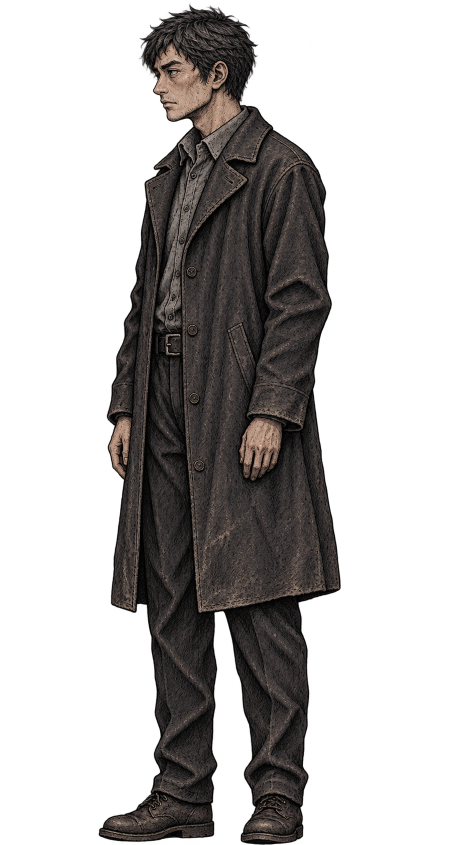
#> input picture assets/environments/exploration/actors/detective.png, 931 x 1689 px (shown at 1/2 size); its folder holds only this picture in this run
$ python catalog_exploration_art.py
#> lines starting #> are read from the running program, lines starting #| are printed output that depends on the picture
"""Read alpha bounds to author AtlasTexture metadata; never rewrites image pixels."""
import json
from pathlib import Path
from PIL import Image

ROOT = Path(__file__).resolve().parents[2]
ART = ROOT/"assets/environments/exploration"
regions={}
anchors={}
atlas_dir=ART/"atlases"
atlas_dir.mkdir(parents=True,exist_ok=True)
for folder in ("actors","midgrounds","terrain","architecture","interiors","weapons","interiors_props","gates","masonry"):
    for path in sorted((ART/folder).glob("*.png")):
        if folder=="terrain" and not path.stem.endswith("_variants"):
            continue
        with Image.open(path) as im:
#> im is the input picture: PIL image 931x1689 RGBA; mean R, G, B, A 18.7, 16.5, 15.8, 86.3
            alpha=im.getchannel("A") if "A" in im.getbands() else Image.new("L",im.size,255)
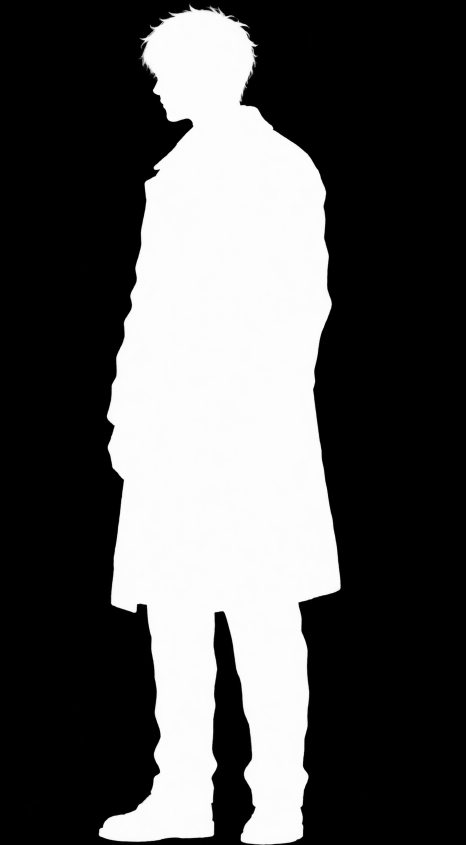
#> alpha: PIL image 931x1689 L (shown at 1/2 size); min 0, max 255, mean 86.3
            cells=[-1] if path.stem in ("hero","morris") or folder in ("architecture","interiors") else range(4)
            for cell in cells:
                box=(0,0,im.width,im.height) if cell==-1 else (cell%2*im.width//2,cell//2*im.height//2,(cell%2+1)*im.width//2,(cell//2+1)*im.height//2)
                # The selected well illustration has wider left-hand objects.
                # Author its four regions rather than cutting across a root.
                if path.stem=="well_mid":
                    box=[(0,0,860,537),(860,0,1536,537),(0,537,860,1024),(860,537,1536,1024)][cell]
                if path.stem=="town_depth_v7":
                    # The garden and laundry stop above y=470. The lower roof
                    # starts before y=512; equal quadrants included its tip in
                    # the upper assets and cut that tip off the lower assets.
                    box=[(0,0,780,470),(780,0,1536,470),(0,470,780,1024),(780,470,1536,1024)][cell]
                if path.stem in ("morris_actions_v2","morris_forms_v2"):
                    split=round(im.width*(.49 if path.stem=="morris_actions_v2" else .455))
                    box=(0 if cell%2==0 else split,cell//2*im.height//2,split if cell%2==0 else im.width,(cell//2+1)*im.height//2)
                bounds=alpha.crop(box).point(lambda x:255 if x>190 else 0).getbbox()
                if bounds:
                    x,y,x2,y2=bounds
                    regions[f"{path.stem}/{cell}"]=[x+box[0],y+box[1],x2-x,y2-y]
                    rx,ry,rw,rh=regions[f"{path.stem}/{cell}"]
                    if folder in ("midgrounds","architecture","interiors_props"):
                        body=alpha.crop((rx,ry,rx+rw,ry+rh))
                        foot=rh-1
                        # A broad opaque base, not an isolated root or fringe,
                        # supplies the grounding line. This is metadata only.
                        for row in range(rh-1,-1,-1):
                            hist=body.crop((0,row,rw,row+1)).histogram()
                            if sum(hist[191:])>=rw*.12:
                                foot=row+1
                                break
                        anchors[f"{path.stem}/{cell}"]={"foot_y":foot,"height":rh,"bottom_gap":rh-foot}
                    ref="res://"+path.relative_to(ROOT).as_posix()
                    resource=(f'[gd_resource type="AtlasTexture" load_steps=2 format=3]\n\n'
                              f'[ext_resource type="Texture2D" path="{ref}" id="1"]\n\n'
                              f'[resource]\natlas = ExtResource("1")\nregion = Rect2({rx}, {ry}, {rw}, {rh})\nfilter_clip = true\n')
                    (atlas_dir/f"{path.stem}_{'full' if cell==-1 else cell}.tres").write_text(resource,encoding="utf-8")
#> this loop made 4 passes
#> (x, y, x2, y2, rx, ry, rw, rh) on passes 1 to 4: (214, 12, 465, 844, 214, 12, 251, 832), (0, 42, 198, 844, 465, 42, 198, 802), (198, 0, 465, 839, 198, 844, 267, 839), (0, 0, 216, 844, 465, 844, 216, 844)
#> after the loop, anchors = 0 items; regions = {'detective/0': [214, 12, 251, 832], 'detective/1': [465, 42, 198, 802], 'detective/2': [198, 844, 267, 839], 'detective/3': [465, 844, 216, 844]}
            hist=alpha.histogram()
#> hist = 256 values, max 1013363 at index 0, min 24 at index 126, mean 6142.4
            print(path.stem,im.size,"alpha",alpha.getextrema(),"clear",round(sum(hist[:16])/(im.width*im.height),3))
#| detective (931, 1689) alpha (0, 255) clear 0.655
(ROOT/"data/exploration/art-regions.json").write_text(json.dumps(regions,indent=2),encoding="utf-8")
(ROOT/"data/exploration/art-anchors.json").write_text(json.dumps(anchors,indent=2),encoding="utf-8")
